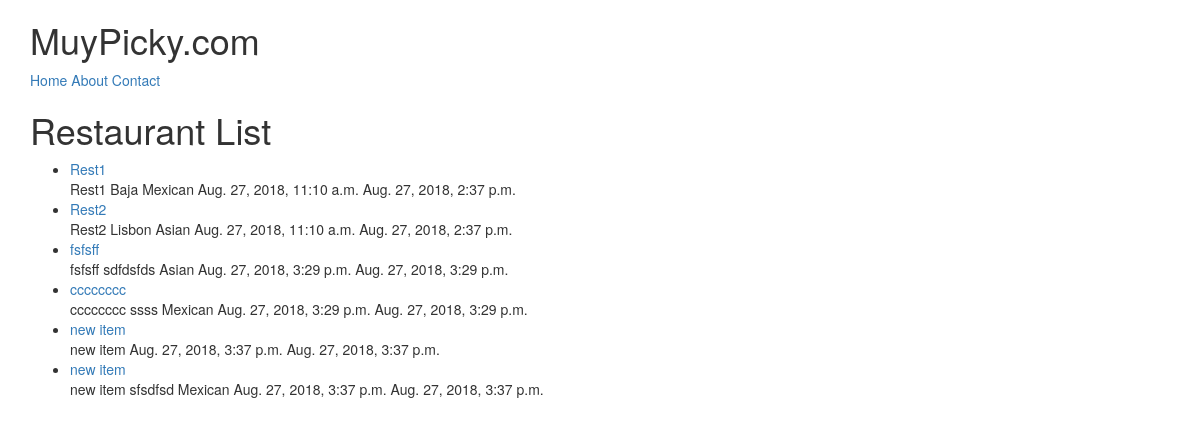
/restaurants/, run on an earlier commit of the app's database.
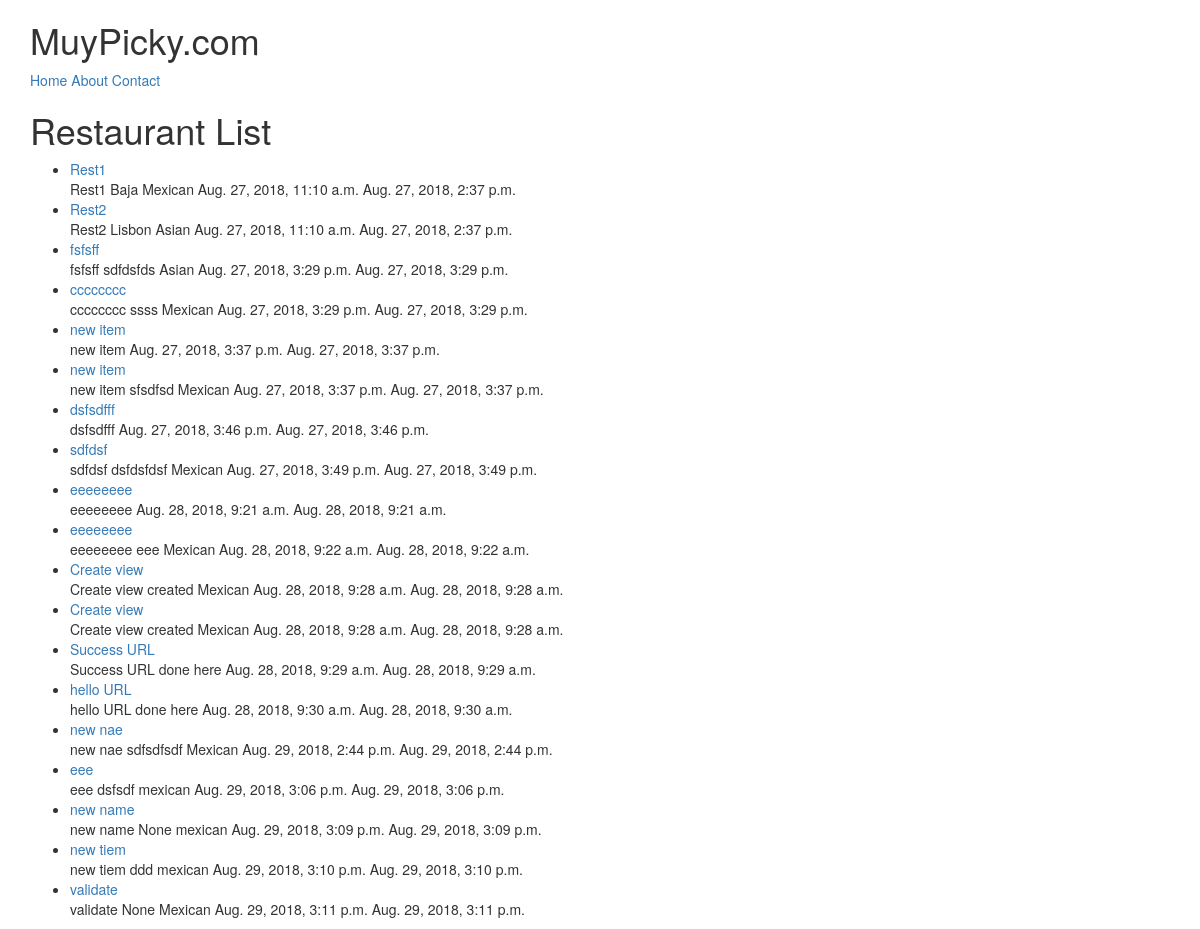
And on a later commit of the database.
### restaurants/models.py (models this page shows, shortened)
class RestaurantLocation(models.Model):
	owner 		= models.ForeignKey(User)
	name	 	= models.CharField(max_length=120)
	location 	= models.CharField(max_length=120, null=True, blank=True)
	category 	= models.CharField(max_length=120, null=True, blank=True, validators=[validate_category])
	timestamp 	= models.DateTimeField(auto_now_add=True)
	updated		= models.DateTimeField(auto_now=True)
	slug 		= models.SlugField(null=True, blank=True)
	def __str__(self):
		return self.name

### restaurants/views.py (the view)
# urls.py: url(r'^restaurants/$', RestaurantListView.as_view()),
class RestaurantListView(ListView):
	def get_queryset(self):
		slug = self.kwargs.get("slug")
		if slug:
			queryset = RestaurantLocation.objects.filter(
				Q(category__icontains=slug) |
				Q(category__iexact=slug)
			)
		else:
			queryset = RestaurantLocation.objects.all()
		return queryset

### restaurants/templates/restaurants/restaurantlocation_list.html (shortened to what this page needs)
{% extends "base.html"%}
{% block content %}
<h1>Restaurant List</h1>
<ul>
	{% for obj in object_list %}
		<li><a href='/restaurants/{{ obj.slug }}'>{{ obj }}</a><br/>
		{{ obj.name }} {{obj.location}} {{obj.category}} {{obj.timestamp}} {{obj.updated}}</li>
	{% endfor %}
</ul>
{% endblock %}

### templates/base.html (shortened to what this page needs)
<!DOCTYPE html>
	<html lang=en>
		<head>
		{% include 'snippets/css.html' %}
		</head>
	<body>
		{% include 'snippets/nav.html' %}
		<div class='container'>
		{%block content %}{%endblock content %}
		</div>
</body>
</html>

### templates/snippets/nav.html
<div class='container'>
<h1>MuyPicky.com</h1>
<a href='/'>Home</a>
<a href='/about/'>About</a>
<a href='/contact/'>Contact</a>
</div>

What changed in the data, as far as the page shows it:
added RestaurantLocation: name "dsfsdfff", timestamp "Aug. 27, 2018, 3:46 p.m.", updated "Aug. 27, 2018, 3:46 p.m."
added RestaurantLocation: name "sdfdsf", location "dsfdsfdsf", category "Mexican", timestamp "Aug. 27, 2018, 3:49 p.m.", updated "Aug. 27, 2018, 3:49 p.m."
added RestaurantLocation: name "eeeeeeee", timestamp "Aug. 28, 2018, 9:21 a.m.", updated "Aug. 28, 2018, 9:21 a.m."
added RestaurantLocation: name "eeeeeeee", location "eee", category "Mexican", timestamp "Aug. 28, 2018, 9:22 a.m.", updated "Aug. 28, 2018, 9:22 a.m."
added RestaurantLocation: name "Create view", location "created", category "Mexican", timestamp "Aug. 28, 2018, 9:28 a.m.", updated "Aug. 28, 2018, 9:28 a.m."
added RestaurantLocation: name "Create view", location "created", category "Mexican", timestamp "Aug. 28, 2018, 9:28 a.m.", updated "Aug. 28, 2018, 9:28 a.m."
added RestaurantLocation: name "Success URL", location "done", category "here", timestamp "Aug. 28, 2018, 9:29 a.m.", updated "Aug. 28, 2018, 9:29 a.m."
added RestaurantLocation: name "hello URL", location "done", category "here", timestamp "Aug. 28, 2018, 9:30 a.m.", updated "Aug. 28, 2018, 9:30 a.m."
added RestaurantLocation: name "new nae", location "sdfsdfsdf", category "Mexican", timestamp "Aug. 29, 2018, 2:44 p.m.", updated "Aug. 29, 2018, 2:44 p.m."
added RestaurantLocation: name "eee", location "dsfsdf", category "mexican", timestamp "Aug. 29, 2018, 3:06 p.m.", updated "Aug. 29, 2018, 3:06 p.m."
added RestaurantLocation: name "new name", location "None", category "mexican", timestamp "Aug. 29, 2018, 3:09 p.m.", updated "Aug. 29, 2018, 3:09 p.m."
added RestaurantLocation: name "new tiem", location "ddd", category "mexican", timestamp "Aug. 29, 2018, 3:10 p.m.", updated "Aug. 29, 2018, 3:10 p.m."
added RestaurantLocation: name "validate", location "None", category "Mexican", timestamp "Aug. 29, 2018, 3:11 p.m.", updated "Aug. 29, 2018, 3:11 p.m."
